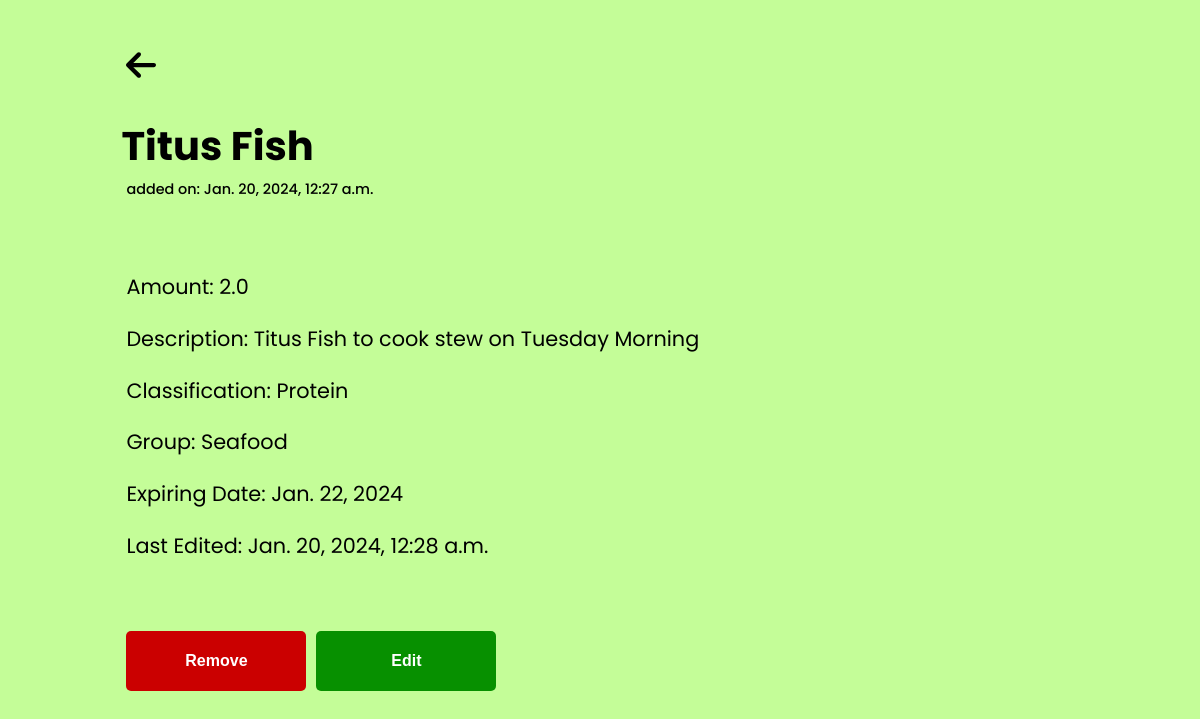
/item-details/18/ (signed in), run on the app's committed database.
### base/models.py (models this page shows, shortened)
class Item(models.Model):
    name = models.CharField(max_length=200)
    user = models.ForeignKey(User, on_delete=models.CASCADE)
    amount = models.FloatField(null=True, blank=True)
    description = models.TextField(null=True, blank=True)
    classification = models.ForeignKey(Classification, on_delete=models.CASCADE, null=True)
    recommended_groups = models.ForeignKey(Group, on_delete=models.CASCADE, null=True, blank=True)
    expiring_date = models.DateField(null=True)
    created = models.DateTimeField(auto_now_add=True)
    updated = models.DateTimeField(auto_now=True)

class Classification(models.Model):
    class_name = models.CharField(max_length=100)
    created = models.DateTimeField(auto_now_add=True)
    updated = models.DateTimeField(auto_now=True)
    def __str__(self):
        return self.class_name

class Group(models.Model):
    user = models.ForeignKey(User, null=True, blank=True, on_delete=models.CASCADE)
    group_name = models.CharField(max_length=200)
    created = models.DateTimeField(auto_now_add=True)
    updated = models.DateTimeField(auto_now=True)
    def __str__(self):
        return self.group_name

### base/views.py (the view)
# urls.py: path('item-details/<str:pk>/', views.itemPage, name='itemPage'),
@login_required(login_url='/login')
def itemPage(request, pk):
    item = Item.objects.get(id=pk)
    context = {'item': item}
    return render(request, 'base/item.html', context)

### base/templates/base/item.html
{% extends 'main.html' %}
{% block content %}
{% load static %}
<link rel="stylesheet" href="{% static 'styles/item.css' %}">
<main>
    <div class="content">
        <div class="header">
            <a href="{{request.META.HTTP_REFERER}}">
                <img src="{% static 'images/back-arrow.svg' %}" alt="" class="back-arrow">
            </a>
            <h1 class="item-name-heading">{{item.name}}</h1>
            <span class="created-txt">added on: {{item.created}}</span>
        </div>
        <div class="item-details">
            <p class="amount">Amount: {{item.amount}}</p>
            <p class="description">Description: {% if item.description %}{{item.description}}{%else%}None{%endif%}</p>
            <p class="classification">Classification: {{item.classification}}</p>
            <p class="group">Group: {% if item.recommended_groups %}{{item.recommended_groups}}{%else%}{{item.other_groups}}{%endif%}</p>
            <p class="expiring_date">Expiring Date: {{item.expiring_date}}</p>
            <p class="last_updated">Last Edited: {{item.updated}}</p>
        </div>
        <div class="buttons-div">
            <a href="{% url 'deleteItem' item.id %}">
                <button class="remove-btn">Remove</button>
            </a>
            <a href="{% url 'editItem' item.id %}">
                <button class="edit-btn">Edit</button>
            </a>
        </div>
    </div>
</main>
{% endblock %}

### static/styles/item.css (style rules this page uses)
body { font-family: "Poppins", sans-serif; background-color: rgb(196, 253, 152); }
main { display: flex; justify-content: center; }
.content { width: 80%; margin-top: 40px; }
.back-arrow { width: 30px; transition: .3s; }
.item-name-heading { margin-bottom: 0; margin-left: -5px; font-size: 2.5em; }
.created-txt { font-size: .9em; font-weight: 500; }
.item-details { margin-top: 70px; font-size: 1.3em; font-weight: 400; }
.buttons-div { margin-top: 70px; display: flex; }
.buttons-div button { width: 180px; height: 60px; border-radius: 5px; border: 0; color: #ffffff; font-weight: bold; cursor: pointer; font-size: 1em; transition: .3s; }
.remove-btn { background-color: rgb(203, 0, 0); margin-right: 10px; }
.edit-btn { background-color: rgb(7, 144, 0); }

### data on the page
Item: name "Titus Fish", created "Jan. 20, 2024, 12:27 a.m.", amount "2.0", description "Titus Fish to cook stew on Tuesday Morning", classification "Protein", recommended_groups "Seafood", expiring_date "Jan. 22, 2024", updated "Jan. 20, 2024, 12:28 a.m."
